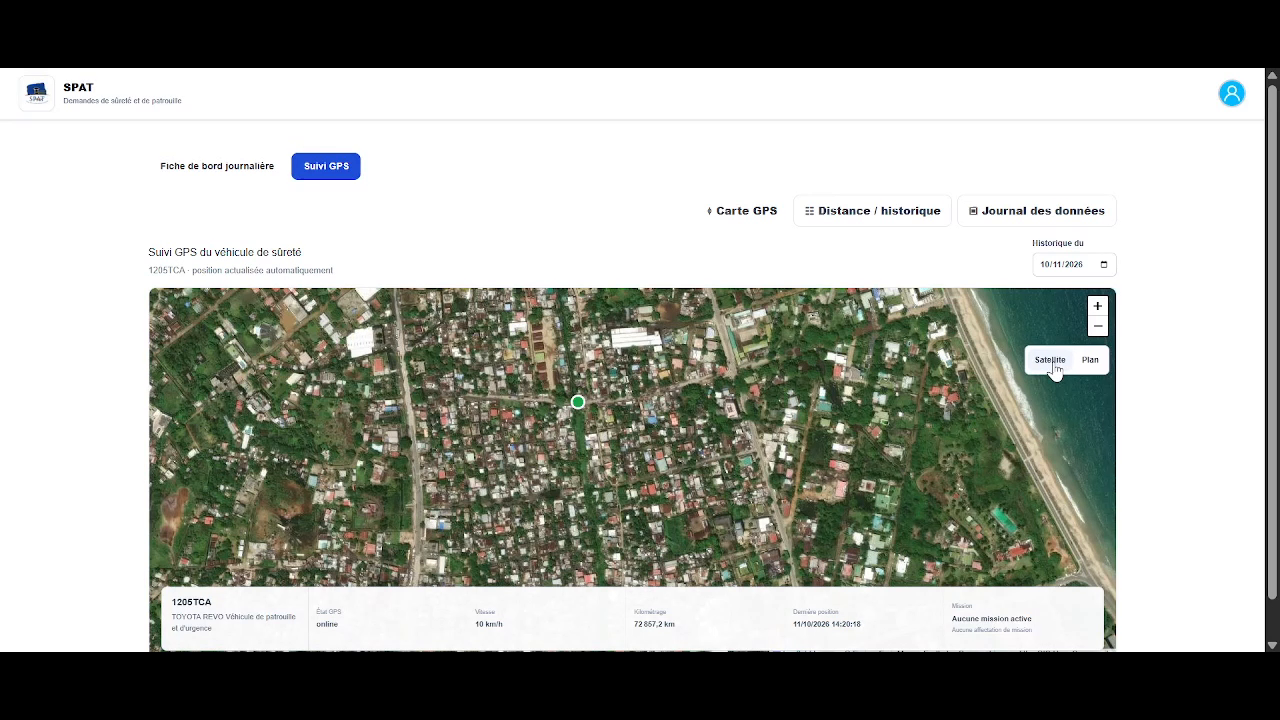
#> input picture tmp/video-surete/final-01.png, 1280 x 720 px
$ python track.py ../video-surete/final-01.png
#> lines starting #> are read from the running program, lines starting #| are printed output that depends on the picture
import argparse
import json
import subprocess
from pathlib import Path

import numpy as np
from PIL import Image

WORK = Path(__file__).resolve().parent
FFMPEG = Path('C:/Users/Spat-Admin/AppData/Local/CapCut/Apps/9.7.1.4203/ffmpeg.exe')
WIDTH, HEIGHT, TOP = 1280, 584, 68
FPS = 10


def reference_shapes():
    references = [
        ('video-surete/final-01.png', 1063, 375),
        ('video-assistant/final-01.png', 553, 336),
        ('video-hors-ville/final-recadre-01.png', 777, 410),
    ]
    result = []
    for filename, x, y in references:
        image = np.asarray(Image.open(WORK.parent / filename).convert('L'))
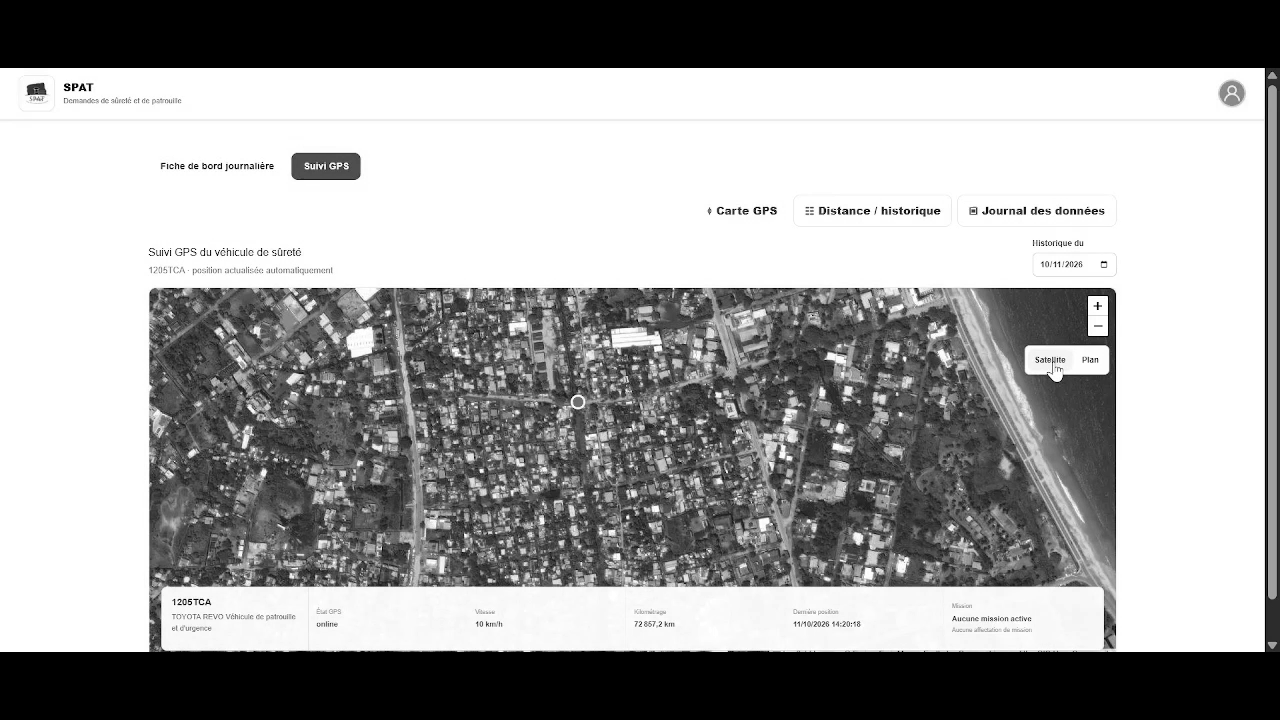
#> image: shape (720, 1280); min 0, max 255, mean 155.6
        patch = image[y-11:y+8, x-16:x+1]
        yy, xx = np.indices(patch.shape)
        # Restrict points to the hand itself: three fingers, palm and outline.
        fingers = (yy >= 3) & (yy <= 10) & (xx >= 5) & (xx <= 14)
        palm = (yy >= 10) & (yy <= 17) & (xx >= 7) & (xx <= 13)
        lower_left = (yy >= 10) & (yy <= 16) & (np.abs(xx - (yy - 9)) <= 1)
        bottom = (yy >= 16) & (yy <= 18) & (xx >= 6) & (xx <= 13)
        right = (yy >= 9) & (yy <= 15) & (xx >= 15)
        edge_y, edge_x = np.nonzero((patch < 155) & (fingers | lower_left | bottom | right))
#> edge_y = 43 values from 3 to 18; edge_x = 43 values, max 16 at index 20, min 0 at index 19, mean 10
        fill_y, fill_x = np.nonzero((patch > 239) & (fingers | palm))
#> fill_y = 86 values from 3 to 16; fill_x = 86 values, max 14 at index 1, min 6 at index 0, mean 10.02
        result.append((edge_y - 11, edge_x - 16, fill_y[::2] - 11, fill_x[::2] - 16))
    return result


SHAPES = reference_shapes()
#> SHAPES = 3 items


def locate_hand(frame):
    """Locate the recorded pointing-hand cursor by its outline and white fill."""
    center = frame[14:-9, 18:-4]
    palm = frame[14:-9, 16:-6]
    candidates = (center < 155) & (palm > 217)
    for dy in (-1, 1, 2):
        candidates &= frame[14 + dy:HEIGHT - 9 + dy, 18:-4] < 177
        candidates &= frame[14 + dy:HEIGHT - 9 + dy, 16:-6] > 220
    y, x = np.nonzero(candidates)
    y, x = y + 14, x + 18
    if not len(x):
        return None
    # A candidate can fall on either of two adjacent contour pixels.
    x = np.tile(x, 3)
    y = np.concatenate([y - 1, y, y + 1])
    score = np.zeros(len(x))
    for edge_y, edge_x, fill_y, fill_x in SHAPES:
        edge = frame[y[:, None] + edge_y, x[:, None] + edge_x]
        fill = frame[y[:, None] + fill_y, x[:, None] + fill_x]
        fit = .64 * np.mean(edge < 180, axis=1) + .36 * np.mean(fill > 218, axis=1)
        score = np.maximum(score, fit)
    best = int(np.argmax(score))
    if score[best] < .83:
        return None
    return [int(x[best] - 9), int(y[best] + TOP - 14), round(float(score[best]), 3)]


def track(video, output):
    command = [
        str(FFMPEG), '-hide_banner', '-loglevel', 'error', '-nostdin',
        '-i', str(video), '-map', '0:v:0',
        '-vf', f'fps={FPS},crop={WIDTH}:{HEIGHT}:0:{TOP},format=gray',
        '-f', 'rawvideo', '-pix_fmt', 'gray', 'pipe:1',
    ]
    positions = []
    with subprocess.Popen(command, stdout=subprocess.PIPE) as process:
        for index in range(100000):
            pixels = process.stdout.read(WIDTH * HEIGHT)
            if not pixels:
                break
            if len(pixels) != WIDTH * HEIGHT:
                raise ValueError('Incomplete frame')
            positions.append(locate_hand(np.frombuffer(pixels, np.uint8).reshape(HEIGHT, WIDTH)))
        if process.wait():
            raise RuntimeError('Unable to decode video')
    output.write_text(json.dumps(positions), encoding='utf-8')
    print(f'{video.name}: {len(positions)} frames sampled, {sum(p is not None for p in positions)} hand detections')


if __name__ == '__main__':
    parser = argparse.ArgumentParser()
    parser.add_argument('video', type=Path)
    parser.add_argument('output', type=Path, nargs='?')
    args = parser.parse_args()
    if args.output:
        track(args.video, args.output)
    else:
        frame = np.asarray(Image.open(args.video).convert('L'))[TOP:TOP + HEIGHT]
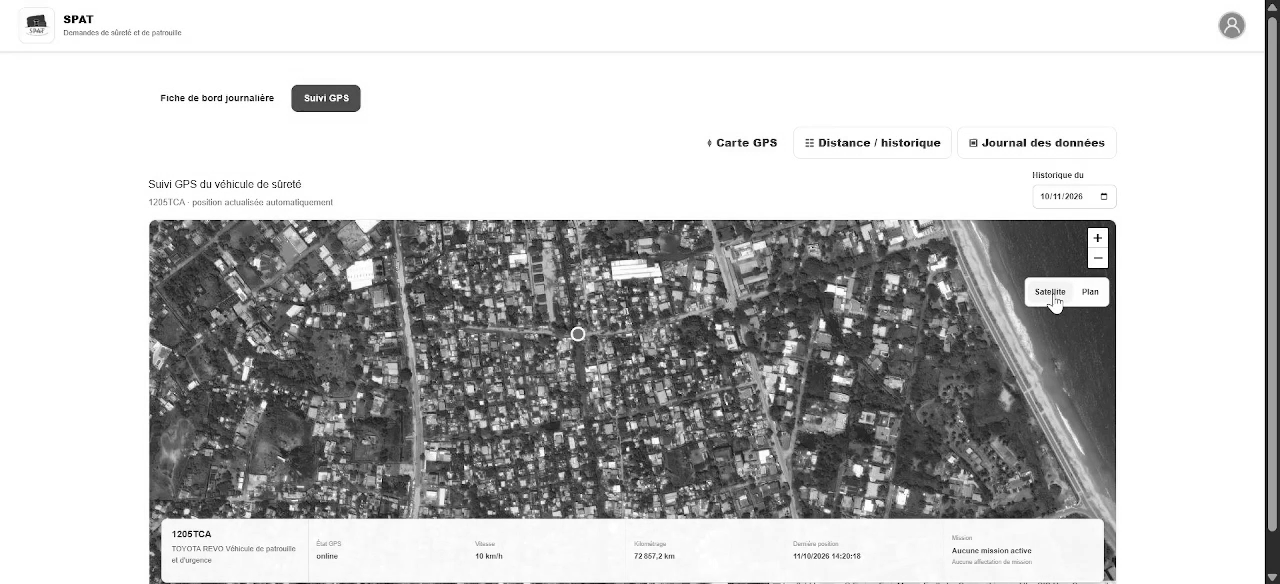
#> frame: shape (584, 1280); min 0, max 255, mean 191.8
        print(locate_hand(frame))
#> in locate_hand, `palm = frame[14:-9, 16:-6]`:
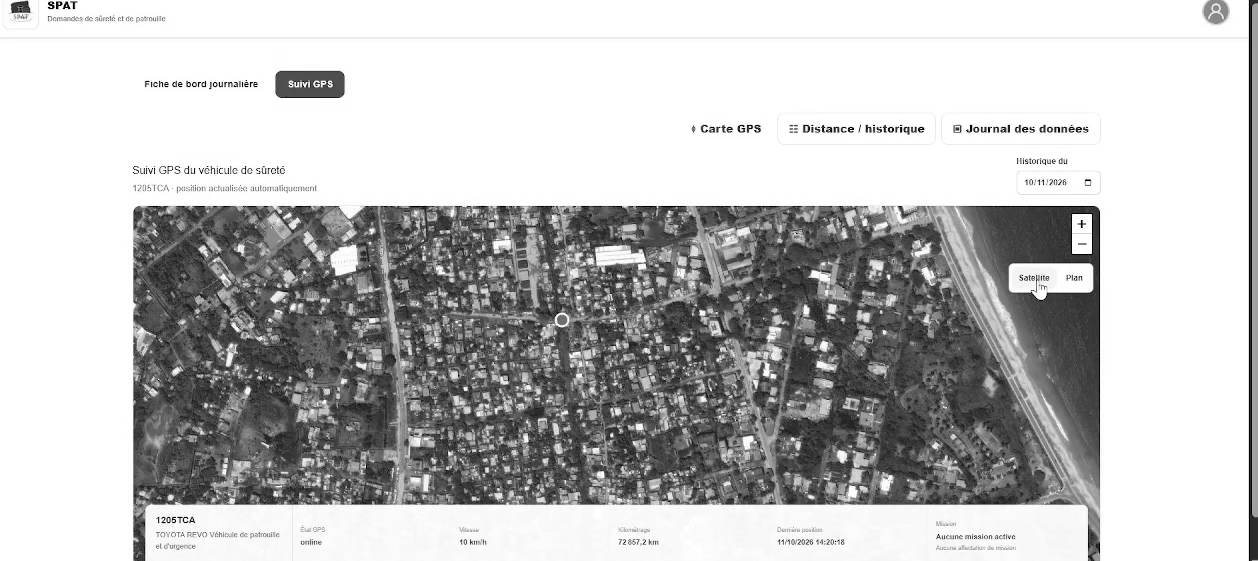
#> palm: shape (561, 1258); min 0, max 255, mean 189.3
#> in locate_hand, `candidates = (center < 155) & (palm > 217)`:
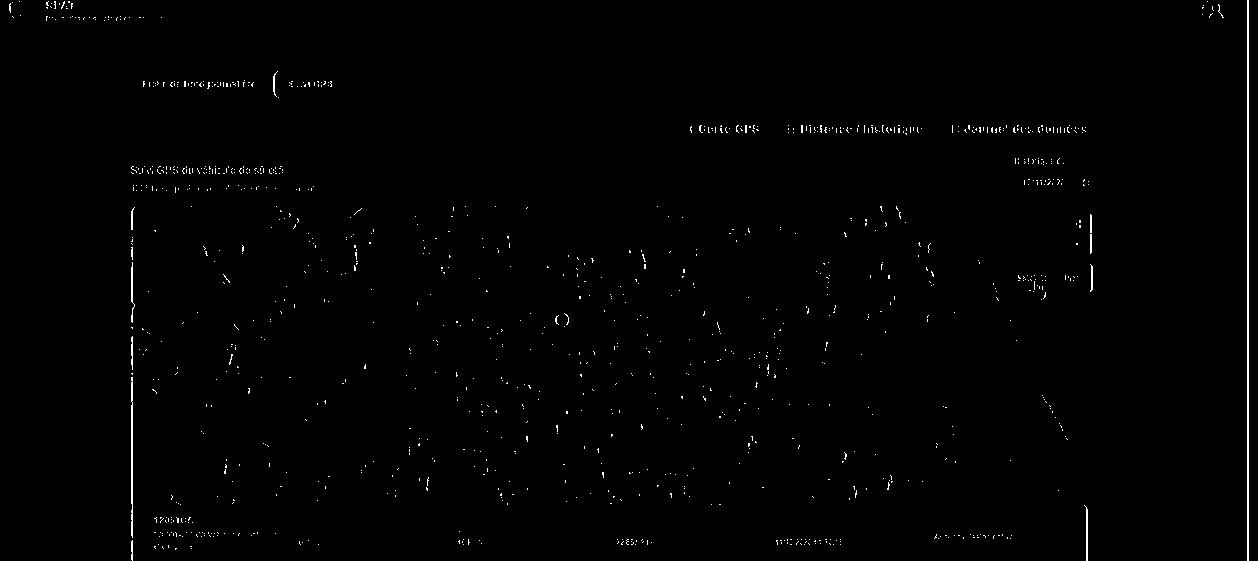
#> candidates: shape (561, 1258) bool; 0.69% white in thin lines or dots
#> after the loop in locate_hand, `for dy in (-1, 1, 2):`:
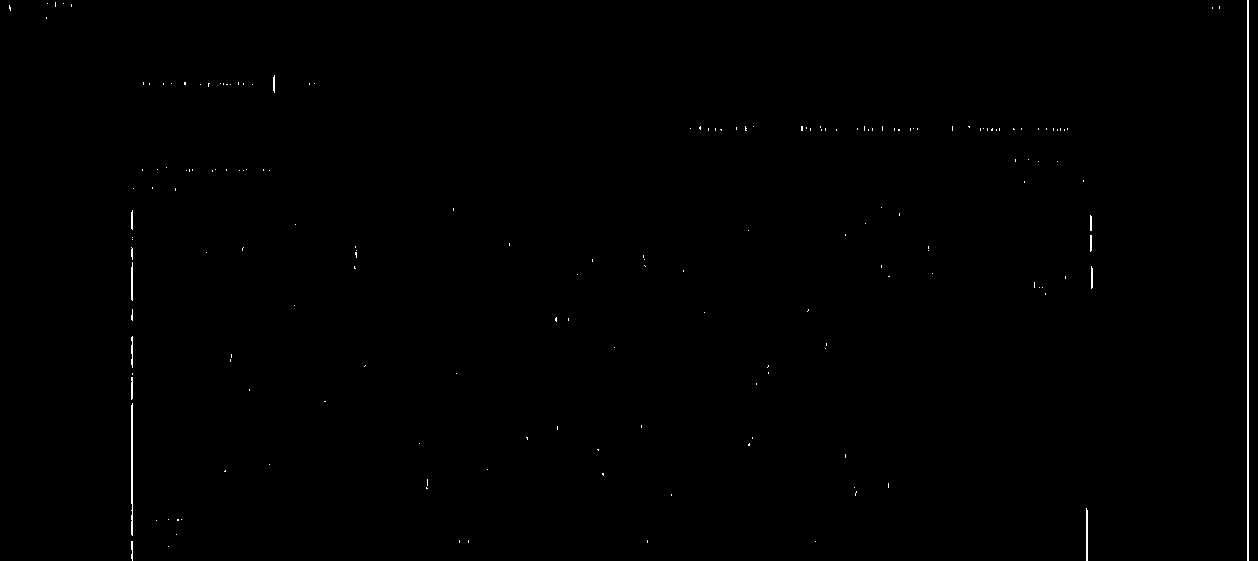
#> candidates: shape (561, 1258) bool; 0.33% white in thin lines or dots
#> in locate_hand, `y, x = np.nonzero(candidates)`: y = 2312 values from 0 to 560; x = 2312 values, max 1248 at index 1, min 9 at index 16, mean 849.4
#> in locate_hand, `y, x = y + 14, x + 18`: y = 2312 values from 14 to 574; x = 2312 values, max 1266 at index 1, min 27 at index 16, mean 867.4
#> in locate_hand, `x = np.tile(x, 3)`: x = 6936 values, max 1266 at index 1, min 27 at index 16, mean 867.4
#> in locate_hand, `y = np.concatenate([y - 1, y, y + 1])`: y = 6936 values, max 575 at index 6931, min 13 at index 0, mean 319.8
#> in locate_hand, `score = np.zeros(len(x))`: score = 6936 values from 0 to 0
#> the loop in locate_hand, `for edge_y, edge_x, fill_y, fill_x in SHAPES:` made 3 passes
#> after the loop in locate_hand, `for edge_y, edge_x, fill_y, fill_x in SHAPES:`: score = 6936 values, max 1 at index 1142, min 0.287 at index 382, mean 0.496
#> in locate_hand, `best = int(np.argmax(score))`: best = 1142
#| [1054, 361, 1.0]
